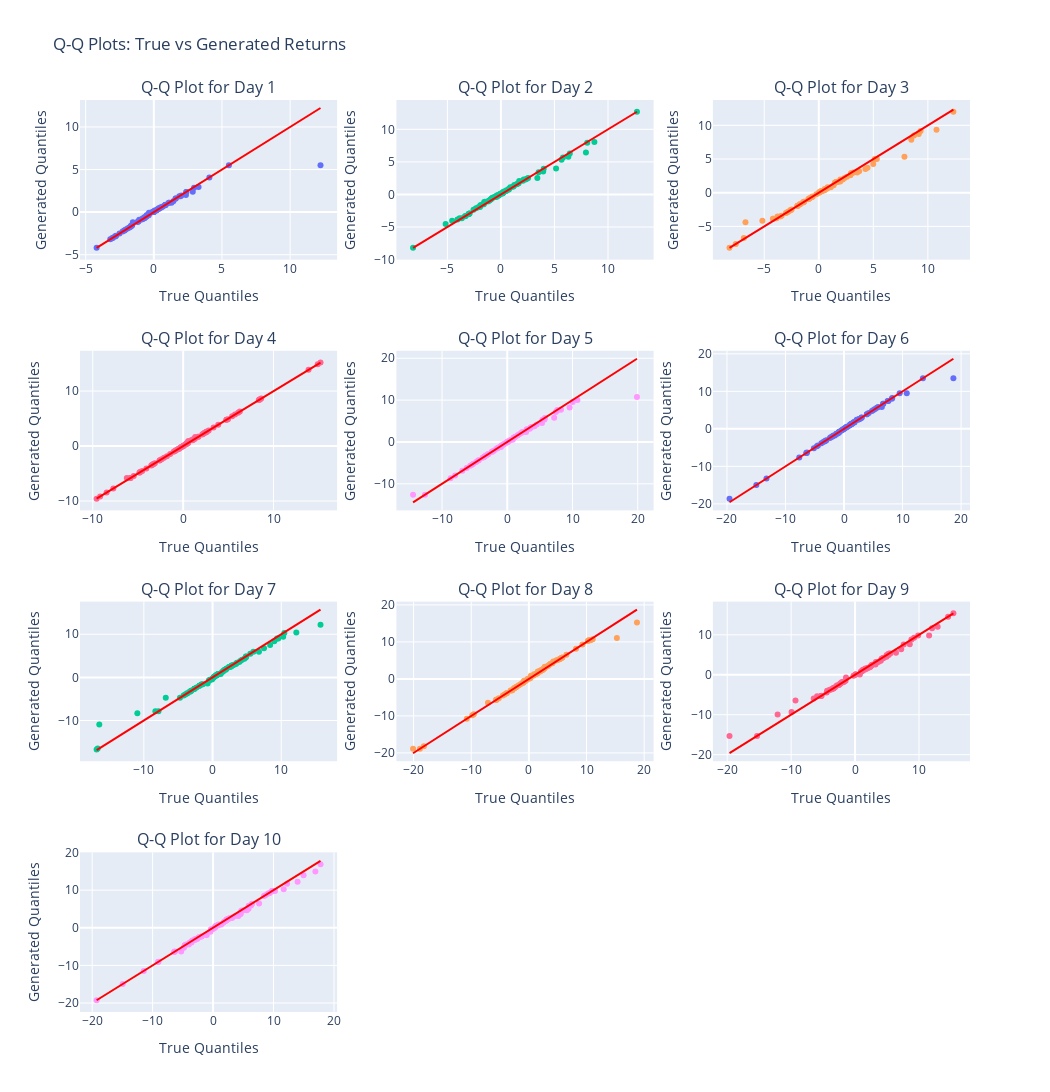

Notebook code for this chart:
### Code cell
pl.qq_plot(rounded_returns, bootstrap_returns)
